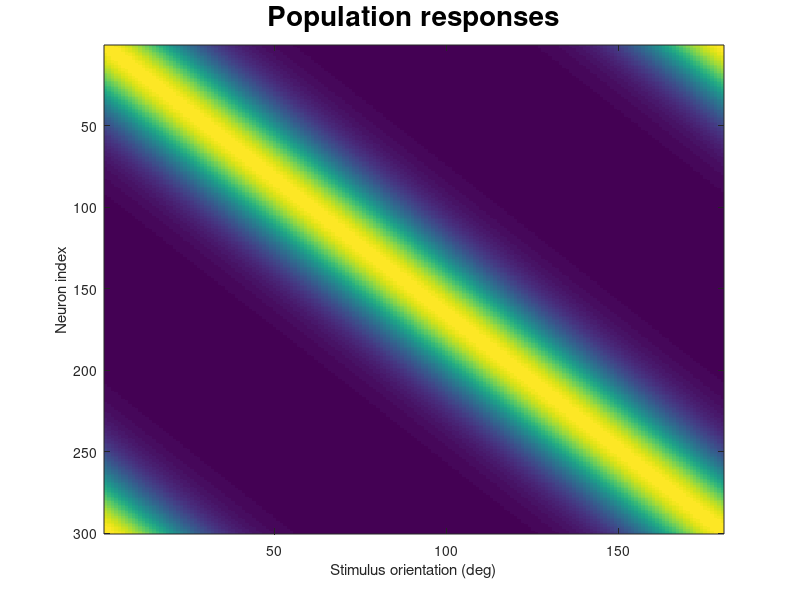

Write MATLAB code to recreate this figure. (Note: this script raises an error after producing the figure.)
function visual_pop_sim

    close all

    % Simulation parameters
    N = 300;                                      % number of neurons
    % stim_oris = [0 30 60 90 120 150];             % degrees (length = 6)
    stim_oris = 0:179.9;                            % degrees (length = 6)
    baseline = 0.1;                               % baseline dF/F (or spikes/s)
    gain     = 1.0;                               % response gain
    
    % Preferred orientations (uniformly spanning 0..179 deg)
    pref_oris = linspace(0, 179.9, N)';             % N×1
    
    % Selectivity: concentration (kappa) per neuron (larger = sharper tuning)
    % You can adjust the range to control selectivity spread.
    k = 3;
    kappa = k * ones(N,1);
    % kappa = linspace(0.5, 8, N)';                 % N×1
    
    % Convert degrees to radians for von Mises
    deg2rad = pi/180;
    theta_stim = stim_oris * deg2rad;             % 1×S
    theta_pref = pref_oris * deg2rad;             % N×1
    
    % Von Mises-like orientation tuning (periodic with 180° => use 2*angle)
    % Response R = baseline + gain * exp(kappa * cos(2*(θ - θ_pref))) - exp(kappa)
    % The "- exp(kappa)" term centers the peak at gain above baseline (optional).
    % To keep it simple and positive, we’ll omit centering and rescale.
    R = zeros(N, numel(stim_oris));
    for s = 1:numel(stim_oris)
        dtheta = theta_stim(s) - theta_pref;      % N×1
        R(:, s) = baseline + gain * exp(kappa .* cos(2*dtheta));
    end
    
    % Normalize per neuron so max response ~ baseline + gain
    R = R ./ max(R, [], 2) * (baseline + gain);
    
    % Add small Gaussian noise (optional)
    noise_sigma = 0;
    % noise_sigma = 0.05;
    R = R + noise_sigma * randn(size(R));
    R = max(R, 0);                                % clip to nonnegative
    
    % Outputs:
    % R          -> N × 6 response matrix
    % pref_oris  -> N × 1 preferred orientation (deg)
    % kappa      -> N × 1 selectivity parameter
    
    % Quick check
    fprintf('R size: %d x %d (N x #stim)\n', size(R,1), size(R,2));

    figure;
    set(gcf,'OuterPosition',[700 350 700 700])
    imagesc(R);
    xlabel('Stimulus orientation (deg)');
    ylabel('Neuron index');
    title('Population responses','FontSize',20);
    colormap(parula);
    colorbar;
    
    % Example visualization: a few neurons’ tuning across the 6 orientations
    figure('Color','w'); hold on
    set(gcf,'OuterPosition',[700 350 700 700])
    plot(stim_oris, R(1:5,:)', '-o', 'LineWidth', 1.2);
    xlabel('Orientation (deg)'); ylabel('Response');
    title('Example simulated tuning (first 5 neurons)','FontSize',20);
    grid on

        % --- PCA on population responses across stimuli ---
    % Each stimulus orientation = observation, neurons = features
    X = R.';                       % [#stim x N]
    X(isnan(X)) = 0;
    X = X - mean(X,1);

    [coeff, score, latent] = pca(X);

    % --- Visualization: Top 3 PCs, color-coded by orientation ---
    % --- Cyclic colormap for orientations ---
    nOri = numel(stim_oris);
    angles = linspace(0, 2*pi, nOri+1);   % one full cycle
    angles(end) = [];                     % drop last to avoid duplicate color
    hsv_colors = hsv2rgb([angles'/(2*pi), ones(nOri,1), ones(nOri,1)]);
    cmap = hsv_colors;  % cyclic colormap (wraps smoothly)


    figure('Color','w'); hold on
    set(gcf,'OuterPosition',[700 350 700 700])


    % Connect points (in stimulus order) with black line
    plot3(score(:,1), score(:,2), score(:,3), '-k', 'LineWidth', 1.2);
    plot3([score(end,1) score(1,1)], ...
          [score(end,2) score(1,2)], ...
          [score(end,3) score(1,3)], ...
          '-k', 'LineWidth', 1.2);  % close the loop

    % Scatter each stimulus point with orientation-based color
    for i = 1:numel(stim_oris)
        scatter3(score(i,1), score(i,2), score(i,3), ...
            100, cmap(i,:), 'filled', 'MarkerEdgeColor','k');
    end

    % Label each point with orientation (optional)
    if 0
        for i = 1:numel(stim_oris)
            text(score(i,1), score(i,2), score(i,3), sprintf('  %d°', stim_oris(i)), ...
                'FontSize', 10, 'Color', [0 0 0]);
        end
    end

    xlabel('PC1');
    ylabel('PC2');
    zlabel('PC3');

    % Show explained variance in title
    explVar = 100 * latent / sum(latent);
    title(sprintf('Population PCA (%.1f%% / %.1f%% / %.1f%%)', ...
        explVar(1), explVar(2), explVar(3)),'FontSize',20);

    colormap(cmap);
    c = colorbar;

    % Define which orientations to show
    tick_oris = 0:30:180;

    % Normalize tick positions to the range [0, 1]
    tick_positions = tick_oris / max(stim_oris);

    % Apply ticks and labels
    c.Ticks = tick_positions;
    c.TickLabels = string(tick_oris);

    % Label for the colorbar
    c.Label.String = 'Orientation (deg)';
    % c.Label.FontSize = 12;

    
    grid on;
    axis equal;
    view(3);
    add_margin(score);


end

function add_margin(score)
    % Compute axis limits with 10% margins
    margin_ratio = 0.10;

    % Get data ranges
    x_min = min(score(:,1)); x_max = max(score(:,1));
    y_min = min(score(:,2)); y_max = max(score(:,2));
    z_min = min(score(:,3)); z_max = max(score(:,3));

    % Expand each limit by 10% of its range
    x_range = x_max - x_min;
    y_range = y_max - y_min;
    z_range = z_max - z_min;

    xlim([x_min - margin_ratio*x_range, x_max + margin_ratio*x_range]);
    ylim([y_min - margin_ratio*y_range, y_max + margin_ratio*y_range]);
    zlim([z_min - margin_ratio*z_range, z_max + margin_ratio*z_range]);
end
